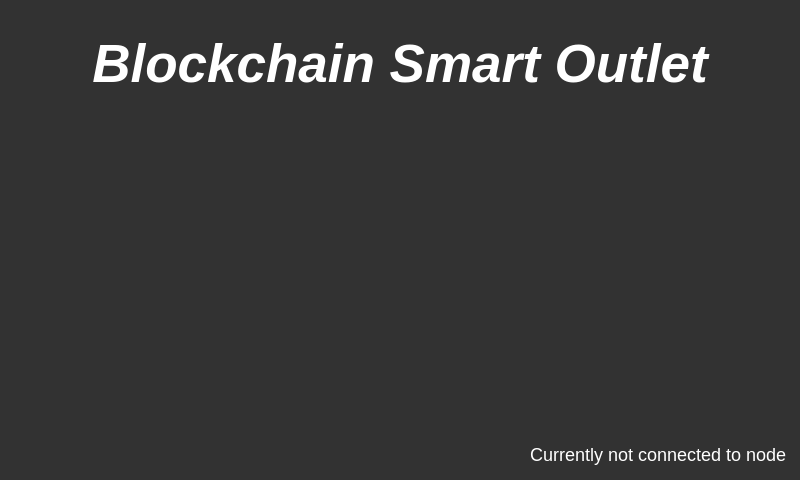
<?xml version="1.0" encoding="UTF-8"?>
<ui version="4.0">
 <class>MainWindow</class>
 <widget class="QMainWindow" name="MainWindow">
  <property name="geometry">
   <rect>
    <x>0</x>
    <y>0</y>
    <width>800</width>
    <height>480</height>
   </rect>
  </property>
  <property name="windowTitle">
   <string>MainWindow</string>
  </property>
  <property name="styleSheet">
   <string notr="true">background-color: rgb(50, 50, 50);</string>
  </property>
  <widget class="QWidget" name="centralWidget">
   <widget class="QLabel" name="nodeInfoLabel">
    <property name="geometry">
     <rect>
      <x>435</x>
      <y>439</y>
      <width>351</width>
      <height>31</height>
     </rect>
    </property>
    <property name="styleSheet">
     <string notr="true">color: white; font-size:18px</string>
    </property>
    <property name="text">
     <string>Currently not connected to node</string>
    </property>
    <property name="alignment">
     <set>Qt::AlignRight|Qt::AlignTrailing|Qt::AlignVCenter</set>
    </property>
   </widget>
   <widget class="QPushButton" name="closeButton">
    <property name="geometry">
     <rect>
      <x>720</x>
      <y>10</y>
      <width>64</width>
      <height>64</height>
     </rect>
    </property>
    <property name="styleSheet">
     <string notr="true">color: transparent; border: none</string>
    </property>
    <property name="text">
     <string>X</string>
    </property>
   </widget>
   <widget class="QLabel" name="infoLabel">
    <property name="geometry">
     <rect>
      <x>85</x>
      <y>20</y>
      <width>630</width>
      <height>90</height>
     </rect>
    </property>
    <property name="styleSheet">
     <string notr="true">color:white; font-size:36px</string>
    </property>
    <property name="text">
     <string>&lt;html&gt;&lt;head/&gt;&lt;body&gt;&lt;p&gt;&lt;span style=&quot; font-size:40pt; font-weight:600; font-style:italic;&quot;&gt;Blockchain Smart Outlet&lt;/span&gt;&lt;/p&gt;&lt;/body&gt;&lt;/html&gt;</string>
    </property>
    <property name="alignment">
     <set>Qt::AlignCenter</set>
    </property>
   </widget>
   <widget class="QLabel" name="infoCenterLabel">
    <property name="geometry">
     <rect>
      <x>20</x>
      <y>165</y>
      <width>760</width>
      <height>150</height>
     </rect>
    </property>
    <property name="styleSheet">
     <string notr="true">color:white; font-size:36px</string>
    </property>
    <property name="text">
     <string>&lt;html&gt;&lt;head/&gt;&lt;body&gt;&lt;p&gt;&lt;br/&gt;&lt;/p&gt;&lt;/body&gt;&lt;/html&gt;</string>
    </property>
    <property name="alignment">
     <set>Qt::AlignCenter</set>
    </property>
   </widget>
   <widget class="QLabel" name="counterLabel">
    <property name="geometry">
     <rect>
      <x>10</x>
      <y>130</y>
      <width>781</width>
      <height>220</height>
     </rect>
    </property>
    <property name="styleSheet">
     <string notr="true">color:white; font-size:160px</string>
    </property>
    <property name="text">
     <string>&lt;html&gt;&lt;head/&gt;&lt;body&gt;&lt;p&gt;&lt;span style=&quot; font-size:160pt;&quot;&gt;&lt;/span&gt;&lt;/p&gt;&lt;/body&gt;&lt;/html&gt;</string>
    </property>
    <property name="alignment">
     <set>Qt::AlignCenter</set>
    </property>
   </widget>
  </widget>
 </widget>
 <layoutdefault spacing="6" margin="11"/>
 <resources/>
 <connections/>
</ui>
